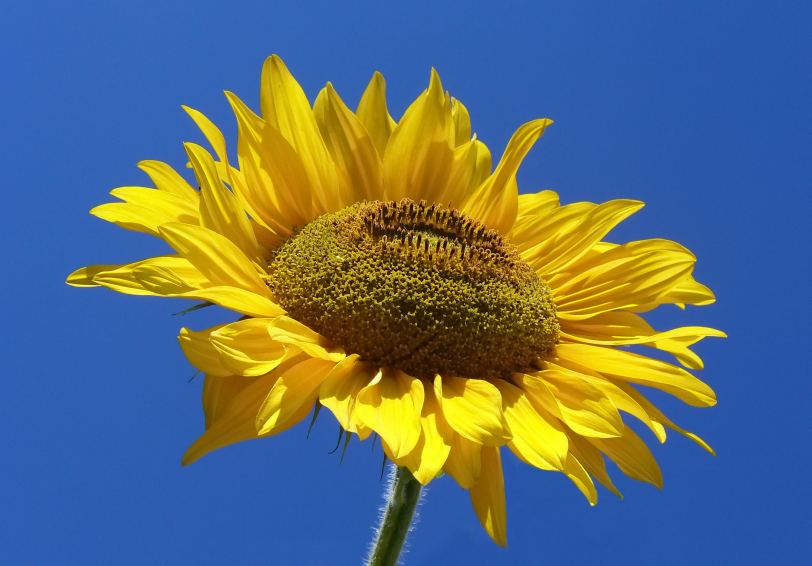
%> input picture 8/images/1.jpeg, 2434 x 1697 px (shown at 1/3 size); its folder holds only this picture in this run
$ octave t1.m   (GNU Octave 9; MATLAB toolbox functions it lacks are replaced by stand-ins)
%> lines starting %> are read from the running program, lines starting %| are printed output that depends on the picture
PATH = "FOLDER_PATH";
images = PATH + "\images";
resized = PATH + "\resized\";

cd images;
d = dir;
%d(1).name .
%d(2).name ..
%d(3).name 1.jpeg
matrix = [];
for i = 3:size(d, 1)
    disp("changing: "+d(i).name)
    L1 = imread(d(i).name);
%> L1 is the input picture: size 1697x2434x3 uint8; mean R, G, B 93.3, 110.1, 116
    L2 = imresize(L1, [20, 20]);
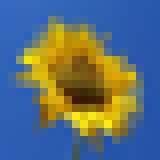
%> L2: size 20x20x3 uint8 (shown 8 times larger); mean R, G, B 93.3, 110.1, 116
    L3 = rgb2gray(L2);
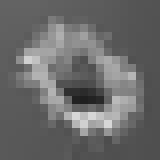
%> L3: size 20x20 uint8 (shown 8 times larger); min 31, max 215, mean 105.8
    filename = resized + mat2str(i-2) + ".jpeg";
    imwrite(L3, filename)
    srednia = double(mean(L3(:))) / 255;
%> srednia = 0.415
    matrix = [matrix; [i - 2, srednia]];
%> matrix = [1 0.415]
end

matrix
%> matrix = [1 0.415]
save('..\wynik', 'matrix')

$ run again, on 8/images/5.jpeg
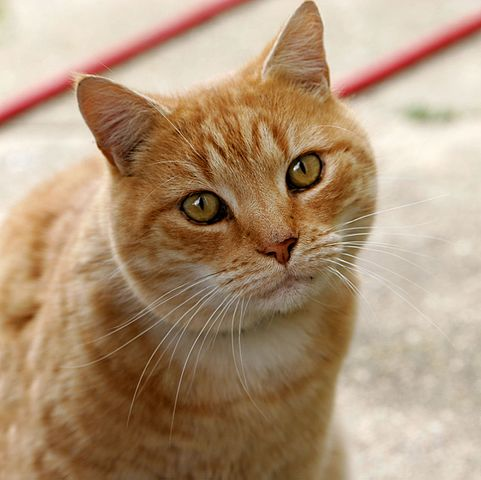
%> input picture 8/images/5.jpeg, 481 x 480 px
%> L1 is the input picture: size 480x481x3 uint8; mean R, G, B 175.9, 148.8, 120.7
%> `L2 = imresize(L1, [20, 20]);`:
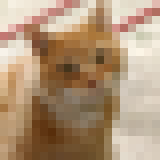
%> L2: size 20x20x3 uint8 (shown 8 times larger); mean R, G, B 175.9, 148.8, 120.7
%> `L3 = rgb2gray(L2);`:
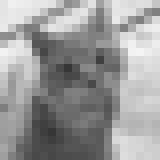
%> L3: size 20x20 uint8 (shown 8 times larger); min 54, max 245, mean 153.7
%> srednia = 0.603
%> `matrix = [matrix; [i - 2, srednia]];`: matrix = [1 0.603]

$ run again, on 8/images/6.jpeg
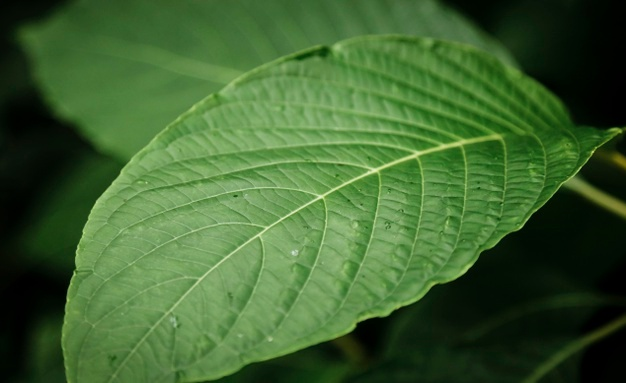
%> input picture 8/images/6.jpeg, 626 x 383 px
%> L1 is the input picture: size 383x626x3 uint8; mean R, G, B 62.8, 98.9, 48.3
%> `L2 = imresize(L1, [20, 20]);`:
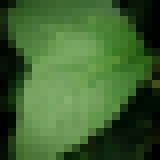
%> L2: size 20x20x3 uint8 (shown 8 times larger); mean R, G, B 62.9, 98.9, 48.3
%> `L3 = rgb2gray(L2);`:
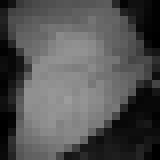
%> L3: size 20x20 uint8 (shown 8 times larger); min 0, max 155, mean 82.4
%> srednia = 0.323
%> `matrix = [matrix; [i - 2, srednia]];`: matrix = [1 0.323]

$ run again, on 8/images/10.jpeg
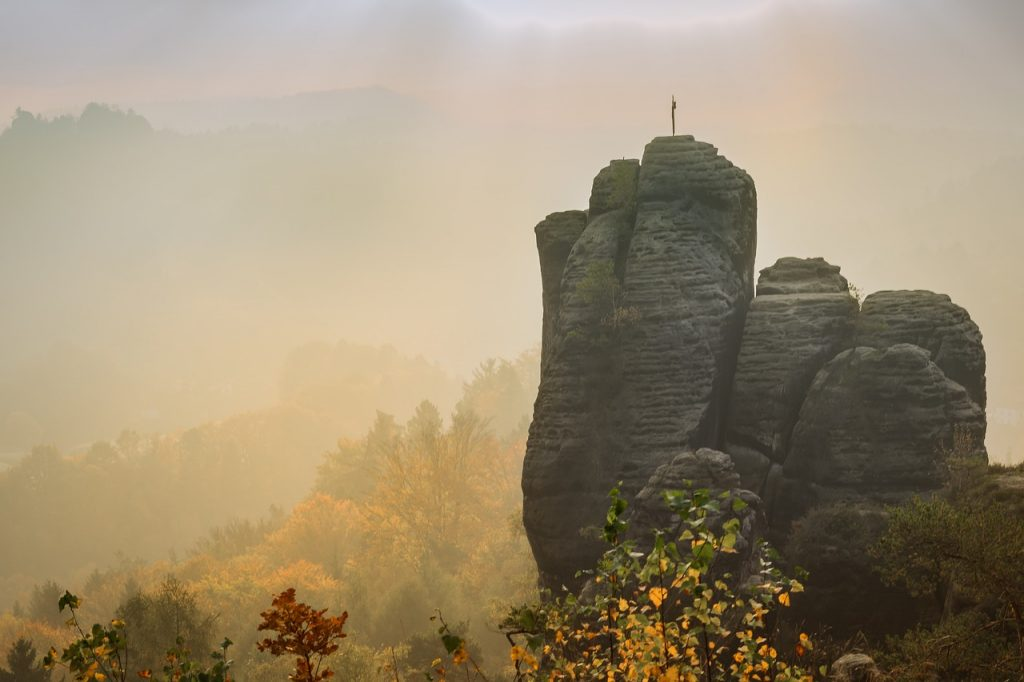
%> input picture 8/images/10.jpeg, 1024 x 682 px
%> L1 is the input picture: size 682x1024x3 uint8; mean R, G, B 155.9, 141.2, 115.8
%> `L2 = imresize(L1, [20, 20]);`:
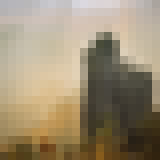
%> L2: size 20x20x3 uint8 (shown 8 times larger); mean R, G, B 155.8, 141.2, 115.8
%> `L3 = rgb2gray(L2);`:
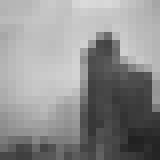
%> L3: size 20x20 uint8 (shown 8 times larger); min 33, max 218, mean 142.7
%> srednia = 0.56
%> `matrix = [matrix; [i - 2, srednia]];`: matrix = [1 0.56]
